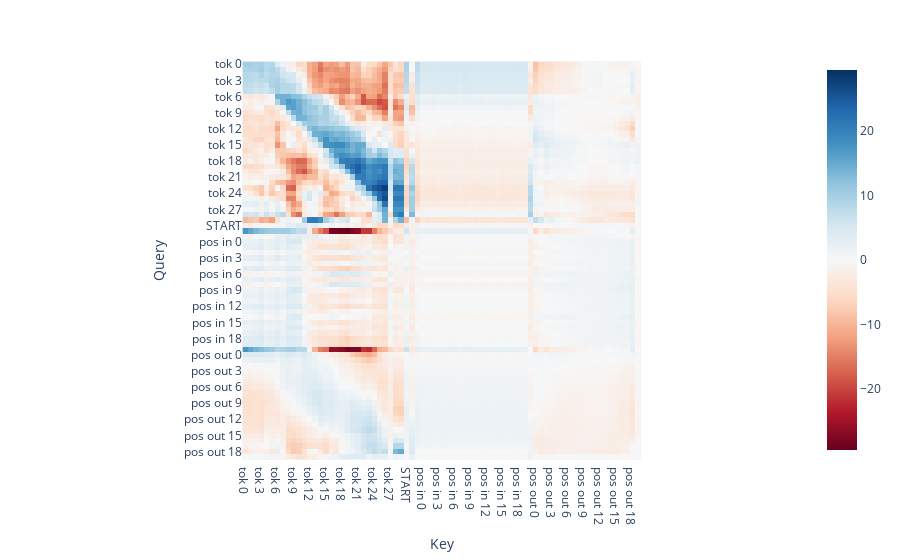
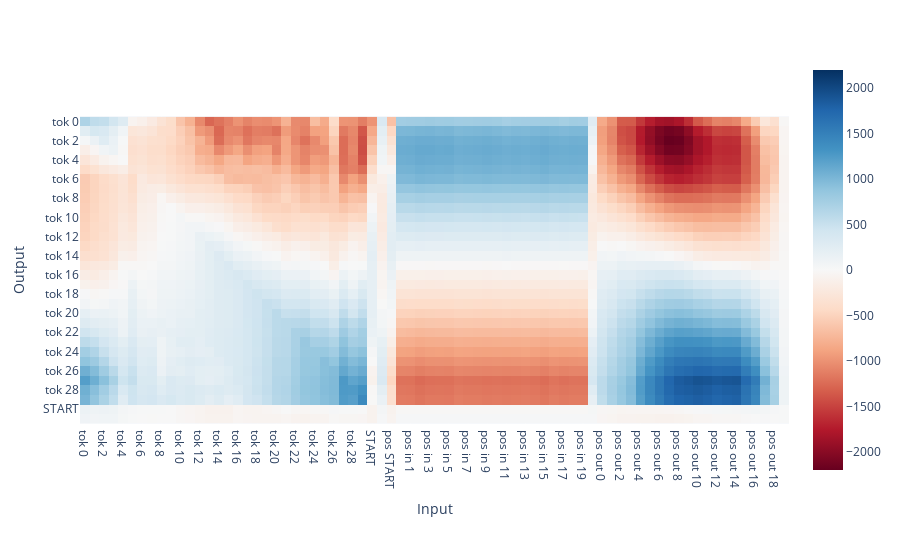

Notebook source saved alongside these figures, in order:
### Code cell
px.imshow(to_numpy(QK_circuit), labels={'x':'Key', 'y':'Query'}, x=vocab_labels+pos_labels, y=vocab_labels+pos_labels, color_continuous_scale='RdBu', color_continuous_midpoint=0.0).show()
px.imshow(to_numpy(OV_circuit), labels={'x':'Input', 'y':'Output'}, x=vocab_labels+pos_labels, y=vocab_labels, color_continuous_scale='RdBu', color_continuous_midpoint=0.0).show()

### Figure 1 — Plotly figure (JSON) as saved in the notebook; plotly's stock layout.template omitted (floating-point values rounded to 4 significant figures; data arrays with more than 128 entries replaced by an {"elided": "..."} marker saying what was removed)
{"data": [{"coloraxis": "coloraxis", "hovertemplate": "Key: %{x}<br>Query: %{y}<br>color: %{z}<extra></extra>", "name": "0", "type": "heatmap", "x": ["tok 0", "tok 1", "tok 2", "tok 3", "tok 4", "tok 5", "tok 6", "tok 7", "tok 8", "tok 9", "tok 10", "tok 11", "tok 12", "tok 13", "tok 14", "tok 15", "tok 16", "tok 17", "tok 18", "tok 19", "tok 20", "tok 21", "tok 22", "tok 23", "tok 24", "tok 25", "tok 26", "tok 27", "tok 28", "tok 29", "START", "STOP", "pos START", "pos in 0", "pos in 1", "pos in 2", "pos in 3", "pos in 4", "pos in 5", "pos in 6", "pos in 7", "pos in 8", "pos in 9", "pos in 10", "pos in 11", "pos in 12", "pos in 13", "pos in 14", "pos in 15", "pos in 16", "pos in 17", "pos in 18", "pos in 19", "pos STOP", "pos out 0", "pos out 1", "pos out 2", "pos out 3", "pos out 4", "pos out 5", "pos out 6", "pos out 7", "pos out 8", "pos out 9", "pos out 10", "pos out 11", "pos out 12", "pos out 13", "pos out 14", "pos out 15", "pos out 16", "pos out 17", "pos out 18", "pos out 19"], "xaxis": "x", "y": ["tok 0", "tok 1", "tok 2", "tok 3", "tok 4", "tok 5", "tok 6", "tok 7", "tok 8", "tok 9", "tok 10", "tok 11", "tok 12", "tok 13", "tok 14", "tok 15", "tok 16", "tok 17", "tok 18", "tok 19", "tok 20", "tok 21", "tok 22", "tok 23", "tok 24", "tok 25", "tok 26", "tok 27", "tok 28", "tok 29", "START", "STOP", "pos START", "pos in 0", "pos in 1", "pos in 2", "pos in 3", "pos in 4", "pos in 5", "pos in 6", "pos in 7", "pos in 8", "pos in 9", "pos in 10", "pos in 11", "pos in 12", "pos in 13", "pos in 14", "pos in 15", "pos in 16", "pos in 17", "pos in 18", "pos in 19", "pos STOP", "pos out 0", "pos out 1", "pos out 2", "pos out 3", "pos out 4", "pos out 5", "pos out 6", "pos out 7", "pos out 8", "pos out 9", "pos out 10", "pos out 11", "pos out 12", "pos out 13", "pos out 14", "pos out 15", "pos out 16", "pos out 17", "pos out 18", "pos out 19"], "yaxis": "y", "z": {"elided": "74x74 float values"}}], "layout": {"coloraxis": {"cmid": 0, "colorscale": [[0, "rgb(103,0,31)"], [0.1, "rgb(178,24,43)"], [0.2, "rgb(214,96,77)"], [0.3, "rgb(244,165,130)"], [0.4, "rgb(253,219,199)"], [0.5, "rgb(247,247,247)"], [0.6, "rgb(209,229,240)"], [0.7, "rgb(146,197,222)"], [0.8, "rgb(67,147,195)"], [0.9, "rgb(33,102,172)"], [1, "rgb(5,48,97)"]]}, "margin": {"t": 60}, "xaxis": {"anchor": "y", "constrain": "domain", "domain": [0, 1], "scaleanchor": "y", "title": {"text": "Key"}}, "yaxis": {"anchor": "x", "autorange": "reversed", "constrain": "domain", "domain": [0, 1], "title": {"text": "Query"}}}}

### Figure 2 — Plotly figure (JSON) as saved in the notebook; plotly's stock layout.template omitted (floating-point values rounded to 4 significant figures; data arrays with more than 128 entries replaced by an {"elided": "..."} marker saying what was removed)
{"data": [{"coloraxis": "coloraxis", "hovertemplate": "Input: %{x}<br>Output: %{y}<br>color: %{z}<extra></extra>", "name": "0", "type": "heatmap", "x": ["tok 0", "tok 1", "tok 2", "tok 3", "tok 4", "tok 5", "tok 6", "tok 7", "tok 8", "tok 9", "tok 10", "tok 11", "tok 12", "tok 13", "tok 14", "tok 15", "tok 16", "tok 17", "tok 18", "tok 19", "tok 20", "tok 21", "tok 22", "tok 23", "tok 24", "tok 25", "tok 26", "tok 27", "tok 28", "tok 29", "START", "STOP", "pos START", "pos in 0", "pos in 1", "pos in 2", "pos in 3", "pos in 4", "pos in 5", "pos in 6", "pos in 7", "pos in 8", "pos in 9", "pos in 10", "pos in 11", "pos in 12", "pos in 13", "pos in 14", "pos in 15", "pos in 16", "pos in 17", "pos in 18", "pos in 19", "pos STOP", "pos out 0", "pos out 1", "pos out 2", "pos out 3", "pos out 4", "pos out 5", "pos out 6", "pos out 7", "pos out 8", "pos out 9", "pos out 10", "pos out 11", "pos out 12", "pos out 13", "pos out 14", "pos out 15", "pos out 16", "pos out 17", "pos out 18", "pos out 19"], "xaxis": "x", "y": ["tok 0", "tok 1", "tok 2", "tok 3", "tok 4", "tok 5", "tok 6", "tok 7", "tok 8", "tok 9", "tok 10", "tok 11", "tok 12", "tok 13", "tok 14", "tok 15", "tok 16", "tok 17", "tok 18", "tok 19", "tok 20", "tok 21", "tok 22", "tok 23", "tok 24", "tok 25", "tok 26", "tok 27", "tok 28", "tok 29", "START", "STOP"], "yaxis": "y", "z": {"elided": "32x74 float values"}}], "layout": {"coloraxis": {"cmid": 0, "colorscale": [[0, "rgb(103,0,31)"], [0.1, "rgb(178,24,43)"], [0.2, "rgb(214,96,77)"], [0.3, "rgb(244,165,130)"], [0.4, "rgb(253,219,199)"], [0.5, "rgb(247,247,247)"], [0.6, "rgb(209,229,240)"], [0.7, "rgb(146,197,222)"], [0.8, "rgb(67,147,195)"], [0.9, "rgb(33,102,172)"], [1, "rgb(5,48,97)"]]}, "margin": {"t": 60}, "xaxis": {"anchor": "y", "constrain": "domain", "domain": [0, 1], "scaleanchor": "y", "title": {"text": "Input"}}, "yaxis": {"anchor": "x", "autorange": "reversed", "constrain": "domain", "domain": [0, 1], "title": {"text": "Output"}}}}
